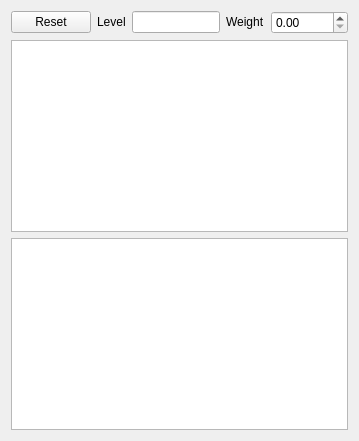
       <widget class="QWidget" name="tab_8">
        <attribute name="title">
         <string>AGC</string>
        </attribute>
        <layout class="QGridLayout" name="gridLayout_17">
         <item row="0" column="0">
          <layout class="QHBoxLayout" name="horizontalLayout_39" stretch="1,1,1">
           <item>
            <widget class="QPushButton" name="bntIntAGCReset">
             <property name="enabled">
              <bool>true</bool>
             </property>
             <property name="sizePolicy">
              <sizepolicy hsizetype="Fixed" vsizetype="Fixed">
               <horstretch>0</horstretch>
               <verstretch>0</verstretch>
              </sizepolicy>
             </property>
             <property name="text">
              <string>Reset</string>
             </property>
            </widget>
           </item>
           <item>
            <layout class="QHBoxLayout" name="horizontalLayout_49">
             <item>
              <widget class="QLabel" name="label_108">
               <property name="sizePolicy">
                <sizepolicy hsizetype="Fixed" vsizetype="Fixed">
                 <horstretch>0</horstretch>
                 <verstretch>0</verstretch>
                </sizepolicy>
               </property>
               <property name="text">
                <string>Level</string>
               </property>
              </widget>
             </item>
             <item>
              <widget class="QLineEdit" name="txtIntAGCLevel"/>
             </item>
            </layout>
           </item>
           <item>
            <layout class="QHBoxLayout" name="horizontalLayout_50">
             <item>
              <widget class="QLabel" name="label_109">
               <property name="sizePolicy">
                <sizepolicy hsizetype="Fixed" vsizetype="Fixed">
                 <horstretch>0</horstretch>
                 <verstretch>0</verstretch>
                </sizepolicy>
               </property>
               <property name="text">
                <string>Weight</string>
               </property>
              </widget>
             </item>
             <item>
              <widget class="QDoubleSpinBox" name="spinIntAGCWeight"/>
             </item>
            </layout>
           </item>
          </layout>
         </item>
         <item row="1" column="0">
          <widget class="QtCharts::QChartView" name="chartIntAGC"/>
         </item>
         <item row="2" column="0">
          <widget class="QtCharts::QChartView" name="chartIntAGCdiag"/>
         </item>
        </layout>
       </widget>
